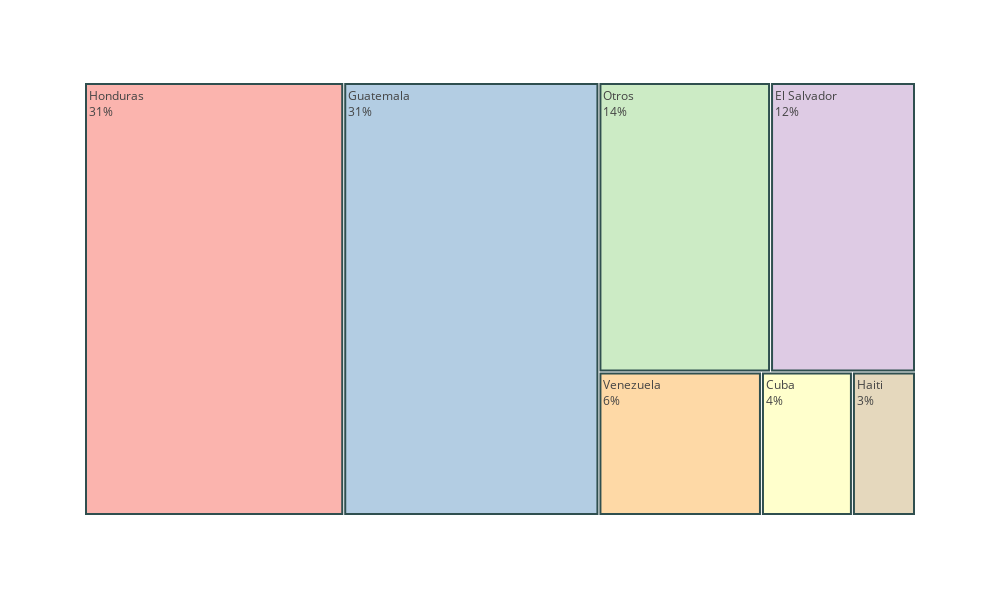

Source (notebook cell):
### Code cell
import plotly.express as px

# Asumiendo que regiones_top es tu DataFrame y ya contiene la columna 'Porcentaje'

# Formatear la columna 'Porcentaje' a dos decimales
regiones_top['Porcentaje Formateado'] = regiones_top['Porcentaje'].apply(lambda x: '{:.2f}%'.format(x))

# Crear el treemap
fig = px.treemap(regiones_top, 
                 path=['Continente/ país de nacionalidad'], 
                 values='Porcentaje',
                 color_discrete_sequence=px.colors.qualitative.Pastel1)

# Añadir porcentajes a las etiquetas
fig.data[0].textinfo = 'label+percent entry'

# Agregar líneas delimitantes a cada recuadro
fig.update_traces(marker=dict(line=dict(width=2, color='DarkSlateGrey')))

# Modificar el tamaño de la visualización
fig.update_layout(width=1000, height=600)

# Mostrar el gráfico
fig.show()

### Figure 1 — Plotly figure (JSON) as saved in the notebook; plotly's stock layout.template omitted (floating-point values rounded to 4 significant figures)
{"data": [{"branchvalues": "total", "domain": {"x": [0, 1], "y": [0, 1]}, "hovertemplate": "labels=%{label}<br>Porcentaje=%{value}<br>parent=%{parent}<br>id=%{id}<extra></extra>", "ids": ["Cuba", "El Salvador", "Guatemala", "Haiti", "Honduras", "Otros", "Venezuela"], "labels": ["Cuba", "El Salvador", "Guatemala", "Haiti", "Honduras", "Otros", "Venezuela"], "marker": {"line": {"color": "DarkSlateGrey", "width": 2}}, "name": "", "parents": ["", "", "", "", "", "", ""], "textinfo": "label+percent entry", "type": "treemap", "values": [3.629, 11.66, 30.71, 2.516, 31.2, 13.81, 6.484]}], "layout": {"height": 600, "legend": {"tracegroupgap": 0}, "margin": {"t": 60}, "treemapcolorway": ["rgb(251,180,174)", "rgb(179,205,227)", "rgb(204,235,197)", "rgb(222,203,228)", "rgb(254,217,166)", "rgb(255,255,204)", "rgb(229,216,189)", "rgb(253,218,236)", "rgb(242,242,242)"], "width": 1000}}
